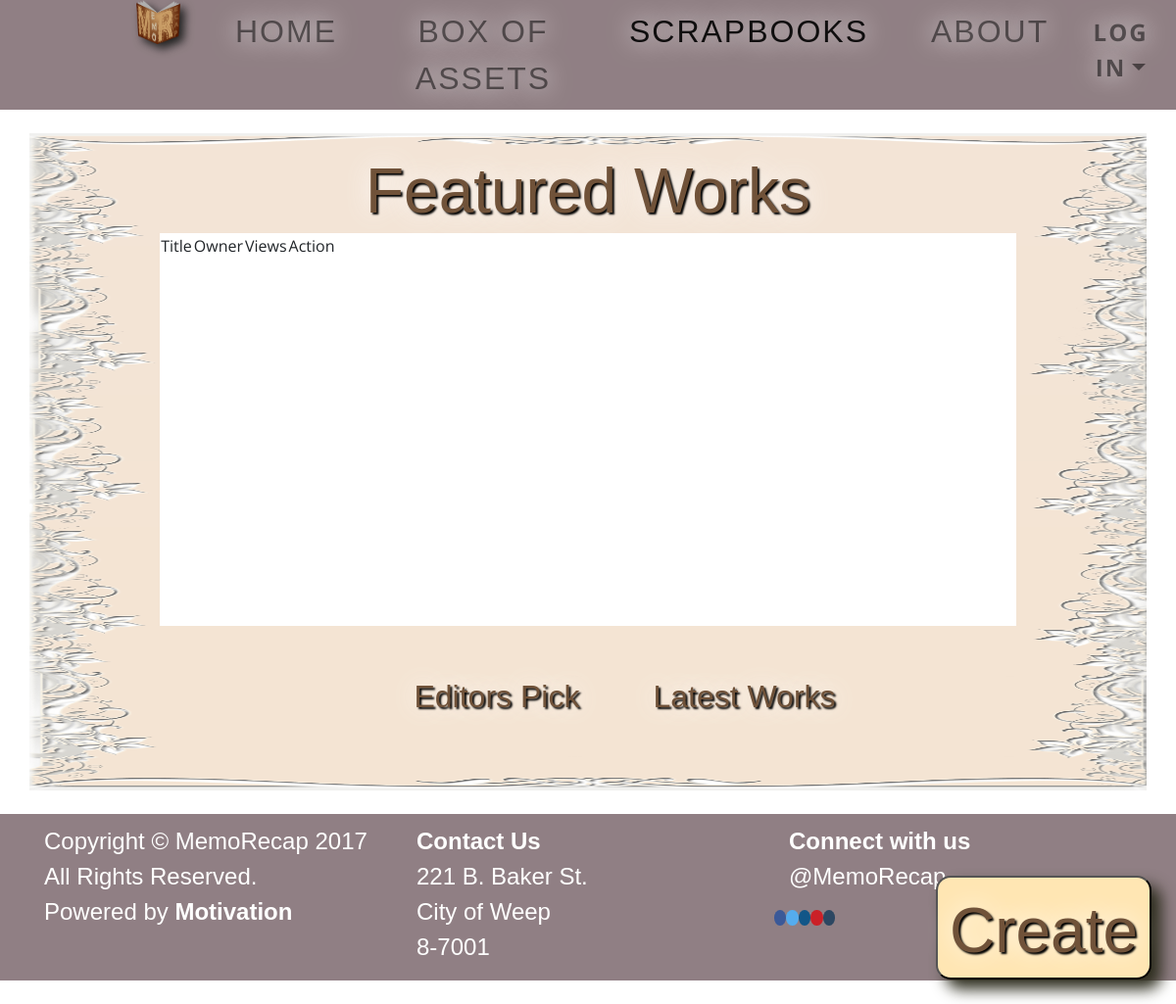
Before: /Scrapbooks/Featured_Works with the older database file.
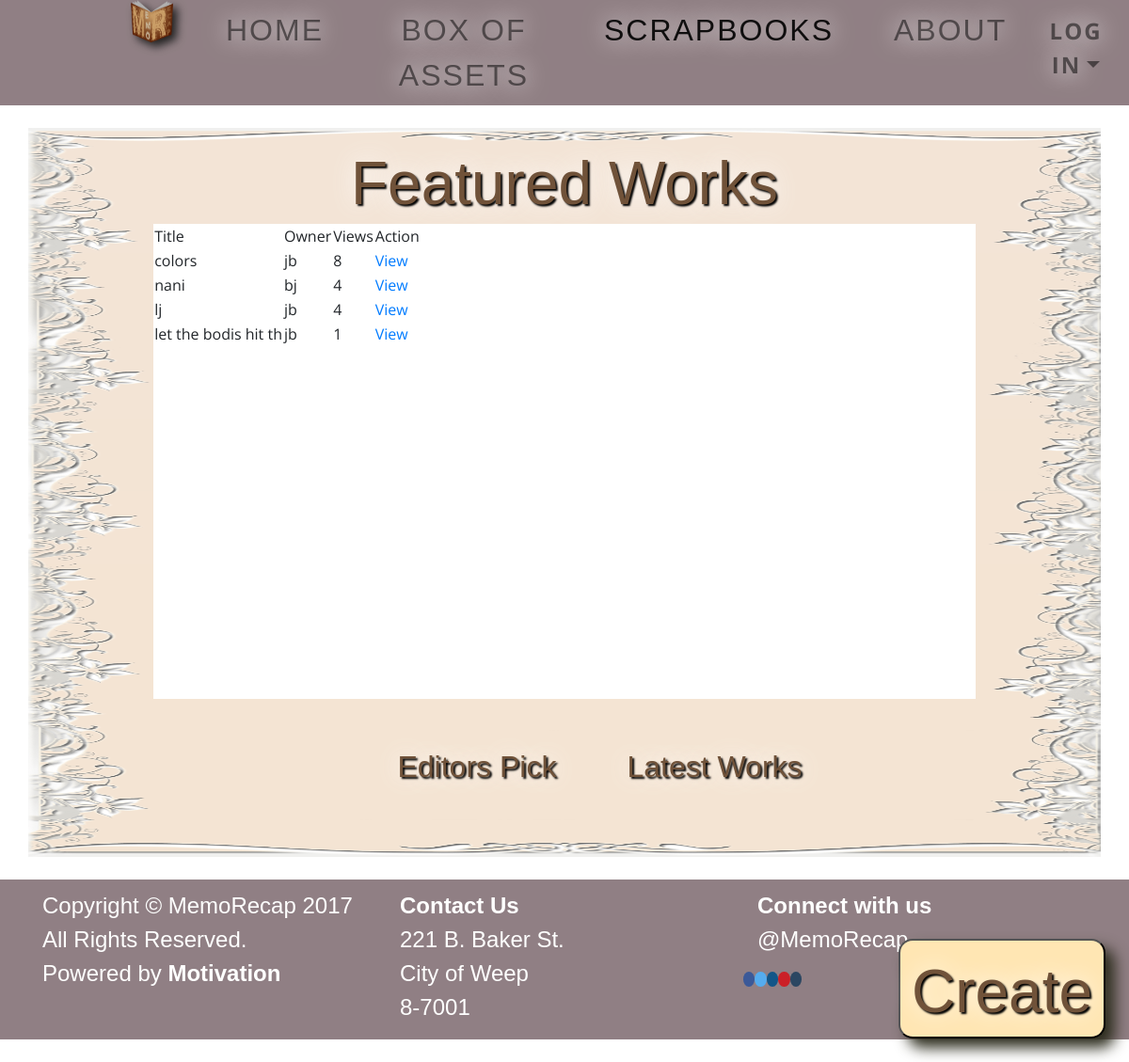
After: the same page with the newer database file.
### tables this page shows
CREATE TABLE IF NOT EXISTS `scrapbooks` (
  `scrapbook_id` varchar(4) NOT NULL,
  `username` varchar(20) NOT NULL,
  `name` varchar(20) NOT NULL,
  `privacy` varchar(8) NOT NULL,
  `view_counter` int(5) NOT NULL,
  `json` longtext NOT NULL,
  PRIMARY KEY (`scrapbook_id`)
);

### application/controllers/MemoRecap.php (called while the page is built, shortened)
<?php
class MemoRecap extends CI_Controller {
	public function Scrapbooks($gallery = null){
		switch($gallery){
			case "Featured_Works":
				$data['fw'] = $this->scrapbook->getFeaturedWorks();
				break;
		}
	}
}

### index.php (called while the page is built, shortened)
<?php
require_once BASEPATH.'core/CodeIgniter.php';

### application/models/Scrapbook_model.php (the view, shortened to what this page needs)
<?php
	class Scrapbook_model extends CI_Model{
		public function getFeaturedWorks(){
			$sbHTML = '<table><thead><tr><td>Title</td><td>Owner</td><td>Views</td><td>Action</td></thead><tbody>';
			$query = $this->db->query("SELECT * FROM scrapbooks WHERE privacy = 'public' order by view_counter DESC");
			foreach($query->result_array() as $row){
				$sbHTML .= '
					<tr><td>'.$row["name"].'</td><td>'.$row['username'].'</td><td>'.$row['view_counter'].'</td><td><a href = "'.base_url('view/'.$row["scrapbook_id"]).'">View</a></td></li>
				';
			}
			return $sbHTML.'</tbody></table>';
		}
	}
?>

Changed rows visible on the page:
now on this page (row edited): scrapbooks: name "colors", username "jb", view_counter "8"
added scrapbooks: name "nani", username "bj", view_counter "4"
added scrapbooks: name "lj", username "jb", view_counter "4"
added scrapbooks: name "let the bodis hit th", username "jb", view_counter "1"
